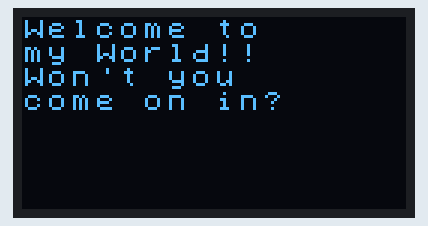
A sketch run on a simulated Arduino Uno, built with avr-gcc and run on an emulated ATmega328P. On the bench: 128×64 one-colour display.

Above: at 0.3 s.

The sketch:

OLED.ino.ino
```cpp
# include <Arduino.h>
# include <U8x8lib.h> //Display library
# include <Wire.h> //I2C protocol library (the display uses I2C to interact with MCU)
U8X8_SSD1306_128X64_NONAME_HW_I2C u8x8(/* clock=*/ PIN_WIRE_SCL, /* data=*/
PIN_WIRE_SDA, /* reset=*/ U8X8_PIN_NONE); // OLEDs without Reset of the Display
void setup( void) {
  u8x8.begin();
  u8x8.setFlipMode( 1 ); // set number from 1 to 3, the screen word will rotary 180
}
void loop( void) {
  u8x8.setFont(u8x8_font_chroma48medium8_r); //try u8x8_font_px437wyse700a_2x2_r
  u8x8.setCursor( 0 , 0 ); // It will start printing from (0,0) location
  u8x8.print("Welcome to");
  u8x8.setCursor( 0 , 1); // (columns, row)
  u8x8.print("my World!! ");
  u8x8.setCursor( 0 , 2 );
  u8x8.print("Won't you");
  u8x8.setCursor( 0 , 3 );
  u8x8.print("come on in?");
}
```
